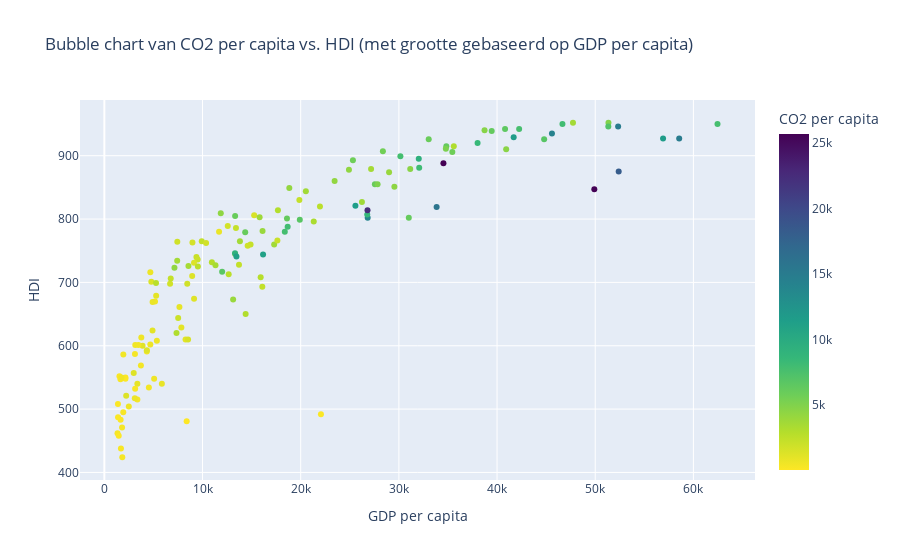

The code cell stored with this chart in its notebook:
### Markdown cell above
De scatterplot legt de complexe relatie bloot tussen menselijke ontwikkeling en de impact ervan op onze planeet. Elk punt vertegenwoordigt een land, zijn positie bepaald door de Human Development Index (HDI) en de CO2-uitstoot per hoofd van de bevolking. Door te focussen op een 95% betrouwbaarheidsinterval, elimineren we uitschieters en krijgen we een helderder beeld van de relatie tussen HDI en CO2-uitstoot. Een patroon ontstaat: landen met een hogere HDI hebben vaak ook een hogere CO2-uitstoot. Ontwikkeling gaat vaak hand in hand met industrialisatie en een grotere vraag naar energie, wat leidt tot meer CO2-uitstoot. Maar er zijn regionale variaties: landen met een lage HDI hebben doorgaans een lage uitstoot, terwijl landen met een hoge HDI uiteenlopen van matige tot zeer hoge emissies.

### Code cell
import pandas as pd
import plotly.express as px

df = pd.read_csv('../data/data_v7.csv', delimiter=';')

gdp_lower = df['gdp_per_capita'].quantile(0.025)
gdp_upper = df['gdp_per_capita'].quantile(0.975)
hdi_lower = df['hdi'].quantile(0.025)
hdi_upper = df['hdi'].quantile(0.975)

df_filtered = df[(df['gdp_per_capita'] >= gdp_lower) & (df['gdp_per_capita'] <= gdp_upper) &
                 (df['hdi'] >= hdi_lower) & (df['hdi'] <= hdi_upper)]

fig = px.scatter(df_filtered, x='gdp_per_capita', y='hdi',
                 hover_name='country',
                 color='co2_per_capita',
                 color_continuous_scale='viridis_r',
                 labels={'gdp_per_capita': 'GDP per capita', 'hdi': 'HDI', 'co2_per_capita': 'CO2 per capita'},
                 title='Bubble chart van CO2 per capita vs. HDI (met grootte gebaseerd op GDP per capita)')

fig.show()

### Figure 1 — Plotly figure (JSON) as saved in the notebook; plotly's stock layout.template omitted (floating-point values rounded to 4 significant figures; data arrays with more than 128 entries replaced by an {"elided": "..."} marker saying what was removed)
{"data": [{"hovertemplate": "<b>%{hovertext}</b><br><br>GDP per capita=%{x}<br>HDI=%{y}<br>CO2 per capita=%{marker.color}<extra></extra>", "hovertext": {"elided": "148 str values"}, "legendgroup": "", "marker": {"color": {"elided": "148 int values"}, "coloraxis": "coloraxis", "symbol": "circle"}, "mode": "markers", "name": "", "orientation": "v", "showlegend": false, "type": "scatter", "x": {"elided": "148 int values"}, "xaxis": "x", "y": {"elided": "148 int values"}, "yaxis": "y"}], "layout": {"autosize": true, "coloraxis": {"colorbar": {"title": {"text": "CO2 per capita"}}, "colorscale": [[0, "#fde725"], [0.1111, "#b5de2b"], [0.2222, "#6ece58"], [0.3333, "#35b779"], [0.4444, "#1f9e89"], [0.5556, "#26828e"], [0.6667, "#31688e"], [0.7778, "#3e4989"], [0.8889, "#482878"], [1, "#440154"]]}, "legend": {"tracegroupgap": 0}, "title": {"text": "Bubble chart van CO2 per capita vs. HDI (met grootte gebaseerd op GDP per capita)"}, "xaxis": {"anchor": "y", "autorange": true, "domain": [0, 1], "range": [-2387.0, 66180.0], "title": {"text": "GDP per capita"}, "type": "linear"}, "yaxis": {"anchor": "x", "autorange": true, "domain": [0, 1], "range": [380.4, 995.6], "title": {"text": "HDI"}, "type": "linear"}}}
